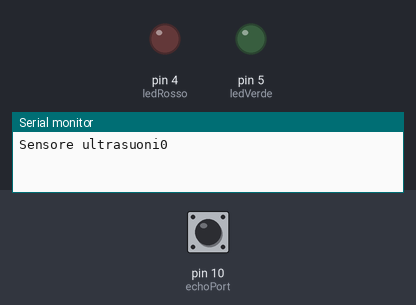
This sketch was run on a simulated Arduino Uno, built with avr-gcc and run on an emulated ATmega328P. Shown: output pins drawn as LEDs (lit = HIGH), the last lines printed to the serial monitor. Inputs (shaded band) come from the test bench; at power-on: pin 10 (echoPort) LOW. Pins used as bus, display or sensor lines are not drawn.

Above: at 1.2 s.
1.3 s: pin 10 (echoPort) pulsed HIGH 5 times (0.12 s each, 0.3 s apart)
At 3.2 s:
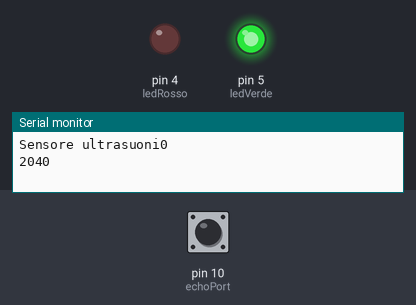
At 5.2 s:
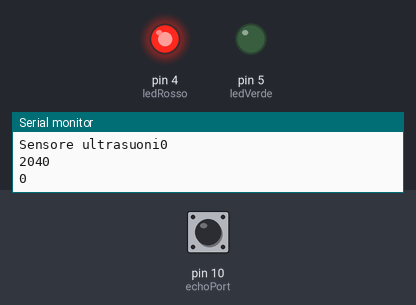
Timing chart, 0 to 6.7 s (numbered marks = the images above; inputs shaded):
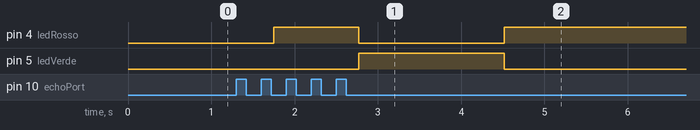

Measured:
- after the input at 1.3 s, pin 5 (ledVerde): LOW → HIGH after 1.5 s, → LOW 1.8 s later

The sketch:

sensoreDistanza.ino
```cpp
int trigPort = 9;
int echoPort = 10;
int ledRosso = 4;
int ledVerde = 5;
long durata, distanza;

void setup() {
  Serial.begin(9600);
  Serial.print("Sensore ultrasuoni");
  pinMode(trigPort, OUTPUT);
  pinMode(echoPort, INPUT);
  pinMode(ledRosso, OUTPUT);
  pinMode(ledVerde, OUTPUT);
}

void loop() {
  digitalWrite(trigPort, LOW);
  digitalWrite(trigPort, HIGH);
  delayMicroseconds(10);
  digitalWrite(trigPort, HIGH);
  durata = pulseIn(echoPort, HIGH);
  distanza = 0.034*durata /2;
  Serial.println(distanza);
  delay(750);
  if (distanza > 10){
    digitalWrite(ledVerde, HIGH);
    digitalWrite(ledRosso, LOW);
  }
  else{
    digitalWrite(ledRosso,HIGH);
    digitalWrite(ledVerde, LOW);
  }


}
```
